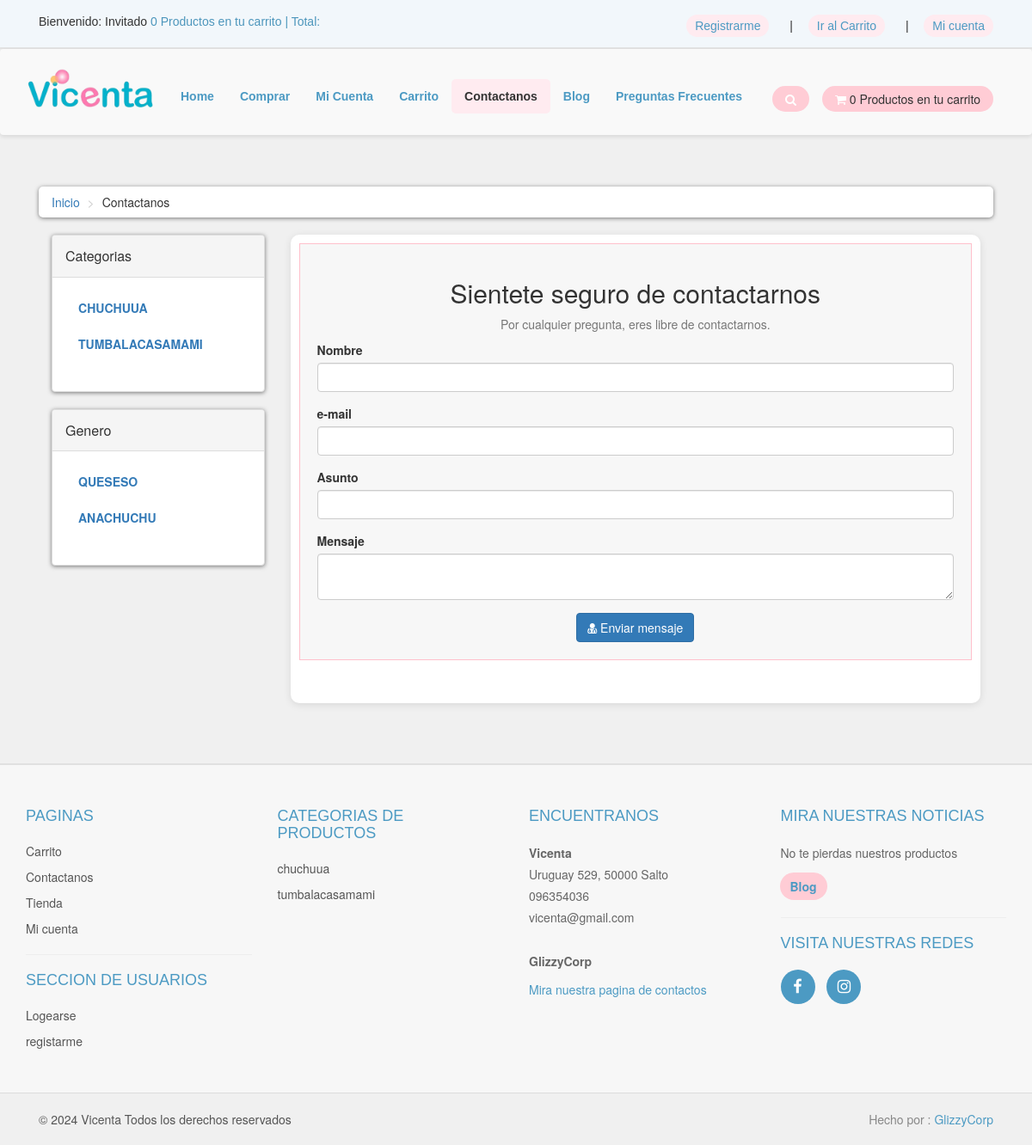
Page /contact.php on the earlier database version.
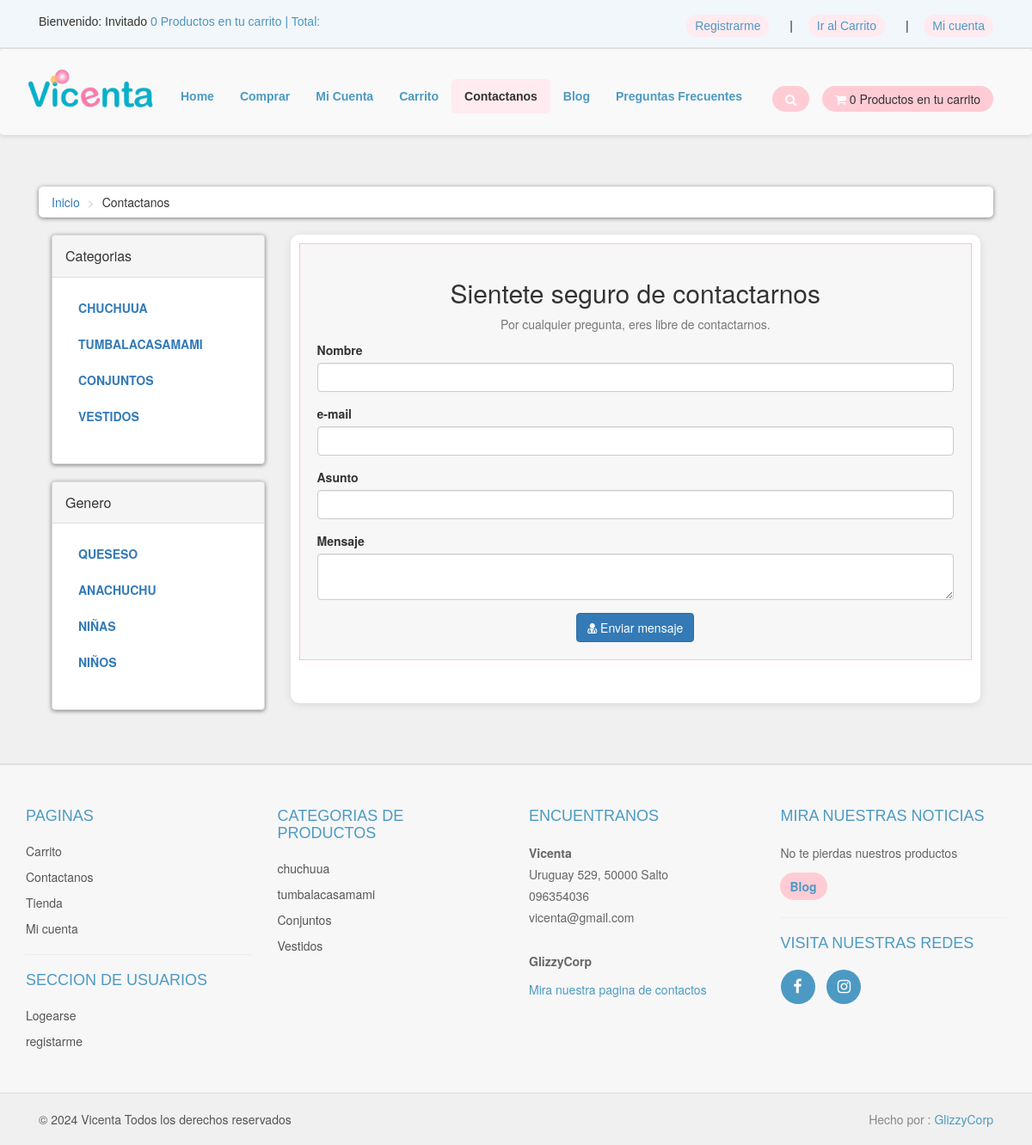
Same page on the later database version.
### tables this page shows
CREATE TABLE `productos_categorias` (
  `p_cat_id` int(10) NOT NULL,
  `p_cat_titulo` text NOT NULL,
  `p_cat_desc` text NOT NULL
);

CREATE TABLE `categorias` (
  `cat_id` int(10) NOT NULL,
  `cat_titulo` text NOT NULL,
  `cat_desc` text NOT NULL
);

### functions/functions.php (the view, shortened to what the changed rows need)
<?php
$db = mysqli_connect("localhost","root","","vicentita");
function getPCats(){
    global $db;
    $get_p_cats = " SELECT * FROM productos_categorias";
    $run_p_cats = mysqli_query($db, $get_p_cats);
    while ($row_p_cats = mysqli_fetch_array($run_p_cats)) {
        $p_cat_id = $row_p_cats['p_cat_id'];
        $p_cat_titulo = $row_p_cats['p_cat_titulo'];
        $p_cat_activo = $row_p_cats['activo'];
         if($p_cat_activo == 0){
         }else{
        echo "
            <li>
                <a href='tienda.php?p_cat=$p_cat_id'> $p_cat_titulo </a>
            </li>
            ";
    }
}
}
function getCats(){
    global $db;
    $get_cats = " SELECT * FROM categorias";
    $run_cats = mysqli_query($db, $get_cats);
    while ($row_cats = mysqli_fetch_array($run_cats)) {
        $cat_id = $row_cats['cat_id'];
        $cat_titulo = $row_cats['cat_titulo'];
        echo "
            <li>
                <a href='tienda.php?cat=$cat_id'> $cat_titulo </a>
            </li>
            ";
    }
}

### footer.php (shortened to what the changed rows need)
<div id="footer">
    <div class="container">
        <div class="row">
            <div class="com-sm-6 col-md-3">
                <ul>
                <?php
                $get_p_cats = "select * from productos_categorias";
                    $run_p_cats = mysqli_query($con,$get_p_cats);
                    while($row_p_cats=mysqli_fetch_array($run_p_cats)){
                        $p_cat_id = $row_p_cats['p_cat_id'];
                        $p_cat_titulo = $row_p_cats['p_cat_titulo'];
                        echo "
                            <li>
                                <a href='shop.php?p_cat=$p_cat_id'>
                                    $p_cat_titulo
                                </a>
                            </li>
                        ";
                    }
                ?>
                </ul>
            </div>
        </div>
    </div>
</div>

Differences in the rows shown:
added productos_categorias: p_cat_titulo "CONJUNTOS", p_cat_titulo "Conjuntos"
added productos_categorias: p_cat_titulo "VESTIDOS", p_cat_titulo "Vestidos"
added categorias: cat_titulo "NIÑAS"
added categorias: cat_titulo "NIÑOS"
